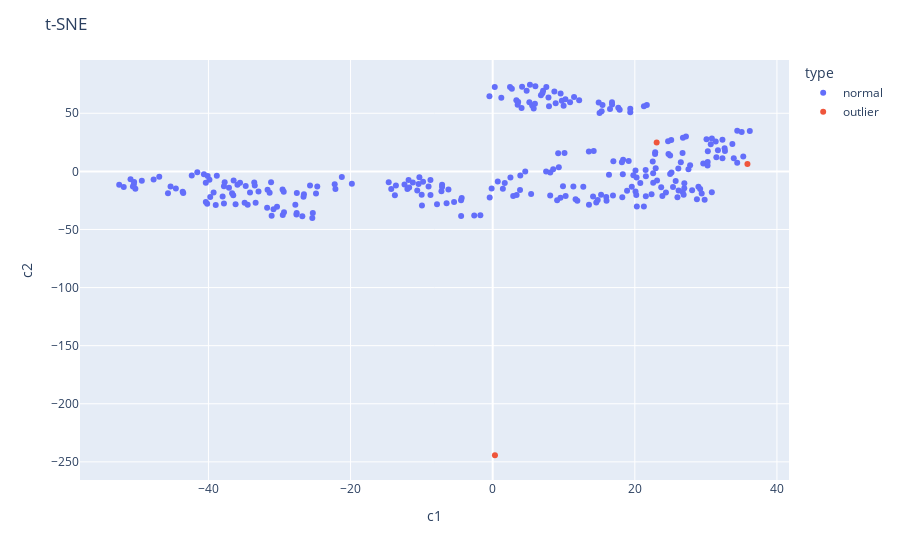

Notebook code cell kept with this figure:
### Code cell


### Figure 1 — Plotly figure (JSON) as saved in the notebook; plotly's stock layout.template omitted (floating-point values rounded to 4 significant figures; data arrays with more than 128 entries replaced by an {"elided": "..."} marker saying what was removed)
{"data": [{"customdata": {"elided": "265x1 int values"}, "hovertemplate": "type=normal<br>c1=%{x}<br>c2=%{y}<br>entity_name=%{customdata[0]}<extra></extra>", "legendgroup": "normal", "marker": {"color": "#636efa", "symbol": "circle"}, "mode": "markers", "name": "normal", "showlegend": true, "type": "scatter", "x": {"elided": "265 float values"}, "xaxis": "x", "y": {"elided": "265 float values"}, "yaxis": "y"}, {"customdata": [[440], [1946], [9121]], "hovertemplate": "type=outlier<br>c1=%{x}<br>c2=%{y}<br>entity_name=%{customdata[0]}<extra></extra>", "legendgroup": "outlier", "marker": {"color": "#EF553B", "symbol": "circle"}, "mode": "markers", "name": "outlier", "showlegend": true, "type": "scatter", "x": [23.07, 35.85, 0.3179], "xaxis": "x", "y": [24.94, 6.422, -244.3], "yaxis": "y"}], "layout": {"legend": {"title": {"text": "type"}, "tracegroupgap": 0}, "margin": {"t": 60}, "title": {"text": "t-SNE"}, "xaxis": {"anchor": "y", "domain": [0, 1], "title": {"text": "c1"}}, "yaxis": {"anchor": "x", "domain": [0, 1], "title": {"text": "c2"}}}}
